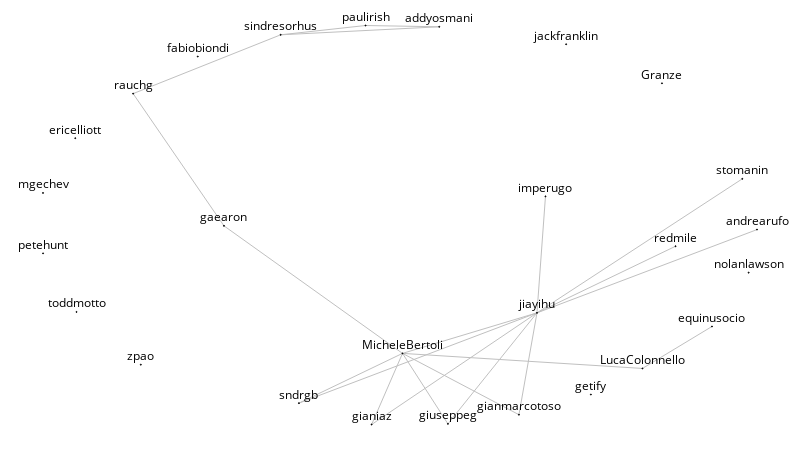

Notebook code cell kept with this figure:
### Code cell
sn.node_size = 1
sn.node_color = (0, 0, 0)
sn.edge_width = 1
sn.edge_color = (192, 192, 192)
sn.node_label_position = 'top center'

g = sn.load_graph('tarefa5.gml')

sn.show_graph(g, nlab=True)

### Figure 1 — Plotly figure (JSON) as saved in the notebook; plotly's stock layout.template omitted (floating-point values rounded to 4 significant figures)
{"data": [{"hoverinfo": "none", "line": {"color": "rgb(192, 192, 192)", "width": 1}, "mode": "lines", "x": [0.6918, 0.886, null, 0.6918, 0.9794, null, 0.6918, 0.6666, null, 0.6918, 0.4603, null, 0.6918, 0.7037, null, 0.6918, 0.5035, null, 0.6918, 1, null, 0.6918, 0.5671, null, 0.6918, 0.3584, null, 0.4518, 0.3329, null, 0.4518, 0.555, null, 0.8396, 0.5035, null, 0.8396, 0.9369, null, 0.6666, 0.5035, null, 0.3329, 0.1262, null, 0.3329, 0.555, null, 0.4603, 0.5035, null, 0.5035, 0.3584, null, 0.5035, 0.5671, null, 0.5035, 0.2534, null, 0.1262, 0.2534, null], "y": [0.2798, 0.4468, null, 0.2798, 0.6157, null, 0.2798, 0.02458, null, 0.2798, 0, null, 0.2798, 0.5718, null, 0.2798, 0.1782, null, 0.2798, 0.4885, null, 0.2798, 0.001591, null, 0.2798, 0.05354, null, 1, 0.9767, null, 1, 0.9968, null, 0.1405, 0.1782, null, 0.1405, 0.2456, null, 0.02458, 0.1782, null, 0.9767, 0.8292, null, 0.9767, 0.9968, null, 0, 0.1782, null, 0.1782, 0.05354, null, 0.1782, 0.001591, null, 0.1782, 0.4979, null, 0.8292, 0.4979, null]}, {"hoverinfo": "none", "marker": {"color": "rgb(0, 0, 0)", "line": {"color": "rgb(0, 0, 0)", "width": 1}, "size": 1}, "mode": "markers+text", "text": ["jiayihu", "toddmotto", "redmile", "zpao", "paulirish", "ericelliott", "mgechev", "LucaColonnello", "jackfranklin", "stomanin", "gianmarcotoso", "fabiobiondi", "sindresorhus", "gianiaz", "imperugo", "MicheleBertoli", "petehunt", "nolanlawson", "equinusocio", "getify", "andrearufo", "rauchg", "giuseppeg", "Granze", "sndrgb", "gaearon", "addyosmani"], "textfont": {"color": "rgb(0, 0, 0)"}, "textposition": "top center", "x": [0.6918, 0.04693, 0.886, 0.137, 0.4518, 0.04517, 0, 0.8396, 0.7327, 0.9794, 0.6666, 0.2168, 0.3329, 0.4603, 0.7037, 0.5035, 7.702e-05, 0.9883, 0.9369, 0.7673, 1, 0.1262, 0.5671, 0.8669, 0.3584, 0.2534, 0.555], "y": [0.2798, 0.2821, 0.4468, 0.15, 1, 0.7177, 0.5804, 0.1405, 0.953, 0.6157, 0.02458, 0.9222, 0.9767, 0, 0.5718, 0.1782, 0.429, 0.3806, 0.2456, 0.07503, 0.4885, 0.8292, 0.001591, 0.8552, 0.05354, 0.4979, 0.9968]}], "layout": {"height": 450, "margin": {"b": 0, "l": 0, "r": 0, "t": 0}, "showlegend": false, "width": 800, "xaxis": {"showgrid": false, "showticklabels": false, "zeroline": false}, "yaxis": {"showgrid": false, "showticklabels": false, "zeroline": false}}}
